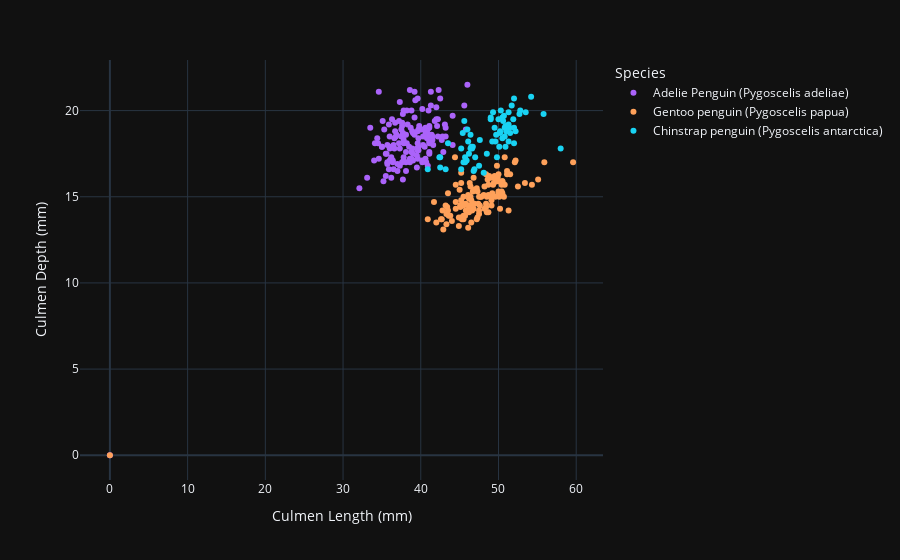

Notebook code for this chart:
### Code cell
px.scatter(df,x='Culmen Length (mm)',y='Culmen Depth (mm)',
           color='Species',color_discrete_map=color_map,
           template='plotly_dark')

### Figure 1 — Plotly figure (JSON) as saved in the notebook; plotly's stock layout.template omitted (floating-point values rounded to 4 significant figures; data arrays with more than 128 entries replaced by an {"elided": "..."} marker saying what was removed)
{"data": [{"hovertemplate": "Species=Adelie Penguin (Pygoscelis adeliae)<br>Culmen Length (mm)=%{x}<br>Culmen Depth (mm)=%{y}<extra></extra>", "legendgroup": "Adelie Penguin (Pygoscelis adeliae)", "marker": {"color": "#ab63fa", "symbol": "circle"}, "mode": "markers", "name": "Adelie Penguin (Pygoscelis adeliae)", "orientation": "v", "showlegend": true, "type": "scatter", "x": {"elided": "152 float values"}, "xaxis": "x", "y": {"elided": "152 float values"}, "yaxis": "y"}, {"hovertemplate": "Species=Gentoo penguin (Pygoscelis papua)<br>Culmen Length (mm)=%{x}<br>Culmen Depth (mm)=%{y}<extra></extra>", "legendgroup": "Gentoo penguin (Pygoscelis papua)", "marker": {"color": "#FFA15A", "symbol": "circle"}, "mode": "markers", "name": "Gentoo penguin (Pygoscelis papua)", "orientation": "v", "showlegend": true, "type": "scatter", "x": [46.1, 50, 48.7, 50, 47.6, 46.5, 45.4, 46.7, 43.3, 46.8, 40.9, 49, 45.5, 48.4, 45.8, 49.3, 42, 49.2, 46.2, 48.7, 50.2, 45.1, 46.5, 46.3, 42.9, 46.1, 44.5, 47.8, 48.2, 50, 47.3, 42.8, 45.1, 59.6, 49.1, 48.4, 42.6, 44.4, 44, 48.7, 42.7, 49.6, 45.3, 49.6, 50.5, 43.6, 45.5, 50.5, 44.9, 45.2, 46.6, 48.5, 45.1, 50.1, 46.5, 45, 43.8, 45.5, 43.2, 50.4, 45.3, 46.2, 45.7, 54.3, 45.8, 49.8, 46.2, 49.5, 43.5, 50.7, 47.7, 46.4, 48.2, 46.5, 46.4, 48.6, 47.5, 51.1, 45.2, 45.2, 49.1, 52.5, 47.4, 50, 44.9, 50.8, 43.4, 51.3, 47.5, 52.1, 47.5, 52.2, 45.5, 49.5, 44.5, 50.8, 49.4, 46.9, 48.4, 51.1, 48.5, 55.9, 47.2, 49.1, 47.3, 46.8, 41.7, 53.4, 43.3, 48.1, 50.5, 49.8, 43.5, 51.5, 46.2, 55.1, 44.5, 48.8, 47.2, 0, 46.8, 50.4, 45.2, 49.9], "xaxis": "x", "y": [13.2, 16.3, 14.1, 15.2, 14.5, 13.5, 14.6, 15.3, 13.4, 15.4, 13.7, 16.1, 13.7, 14.6, 14.6, 15.7, 13.5, 15.2, 14.5, 15.1, 14.3, 14.5, 14.5, 15.8, 13.1, 15.1, 14.3, 15, 14.3, 15.3, 15.3, 14.2, 14.5, 17, 14.8, 16.3, 13.7, 17.3, 13.6, 15.7, 13.7, 16, 13.7, 15, 15.9, 13.9, 13.9, 15.9, 13.3, 15.8, 14.2, 14.1, 14.4, 15, 14.4, 15.4, 13.9, 15, 14.5, 15.3, 13.8, 14.9, 13.9, 15.7, 14.2, 16.8, 14.4, 16.2, 14.2, 15, 15, 15.6, 15.6, 14.8, 15, 16, 14.2, 16.3, 13.8, 16.4, 14.5, 15.6, 14.6, 15.9, 13.8, 17.3, 14.4, 14.2, 14, 17, 15, 17.1, 14.5, 16.1, 14.7, 15.7, 15.8, 14.6, 14.4, 16.5, 15, 17, 15.5, 15, 13.8, 16.1, 14.7, 15.8, 14, 15.1, 15.2, 15.9, 15.2, 16.3, 14.1, 16, 15.7, 16.2, 13.7, 0, 14.3, 15.7, 14.8, 16.1], "yaxis": "y"}, {"hovertemplate": "Species=Chinstrap penguin (Pygoscelis antarctica)<br>Culmen Length (mm)=%{x}<br>Culmen Depth (mm)=%{y}<extra></extra>", "legendgroup": "Chinstrap penguin (Pygoscelis antarctica)", "marker": {"color": "#19d3f3", "symbol": "circle"}, "mode": "markers", "name": "Chinstrap penguin (Pygoscelis antarctica)", "orientation": "v", "showlegend": true, "type": "scatter", "x": [46.5, 50, 51.3, 45.4, 52.7, 45.2, 46.1, 51.3, 46, 51.3, 46.6, 51.7, 47, 52, 45.9, 50.5, 50.3, 58, 46.4, 49.2, 42.4, 48.5, 43.2, 50.6, 46.7, 52, 50.5, 49.5, 46.4, 52.8, 40.9, 54.2, 42.5, 51, 49.7, 47.5, 47.6, 52, 46.9, 53.5, 49, 46.2, 50.9, 45.5, 50.9, 50.8, 50.1, 49, 51.5, 49.8, 48.1, 51.4, 45.7, 50.7, 42.5, 52.2, 45.2, 49.3, 50.2, 45.6, 51.9, 46.8, 45.7, 55.8, 43.5, 49.6, 50.8, 50.2], "xaxis": "x", "y": [17.9, 19.5, 19.2, 18.7, 19.8, 17.8, 18.2, 18.2, 18.9, 19.9, 17.8, 20.3, 17.3, 18.1, 17.1, 19.6, 20, 17.8, 18.6, 18.2, 17.3, 17.5, 16.6, 19.4, 17.9, 19, 18.4, 19, 17.8, 20, 16.6, 20.8, 16.7, 18.8, 18.6, 16.8, 18.3, 20.7, 16.6, 19.9, 19.5, 17.5, 19.1, 17, 17.9, 18.5, 17.9, 19.6, 18.7, 17.3, 16.4, 19, 17.3, 19.7, 17.3, 18.8, 16.6, 19.9, 18.8, 19.4, 19.5, 16.5, 17, 19.8, 18.1, 18.2, 19, 18.7], "yaxis": "y"}], "layout": {"autosize": true, "legend": {"title": {"text": "Species"}, "tracegroupgap": 0}, "margin": {"t": 60}, "xaxis": {"anchor": "y", "autorange": true, "domain": [0, 1], "range": [-4.217, 63.82], "title": {"text": "Culmen Length (mm)"}, "type": "linear"}, "yaxis": {"anchor": "x", "autorange": true, "domain": [0, 1], "range": [-1.665, 23.16], "title": {"text": "Culmen Depth (mm)"}, "type": "linear"}}}
